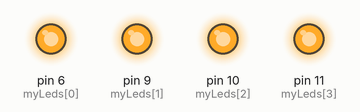
A sketch run on a simulated Arduino Uno, built with avr-gcc and run on an emulated ATmega328P. On the bench: output pins drawn as LEDs (lit = HIGH).

Above: at 0.1 s.
At 3.65 s:
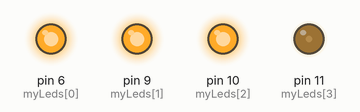
At 7.33 s:
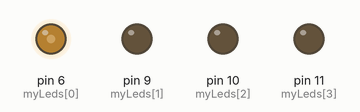
At 14.33 s:
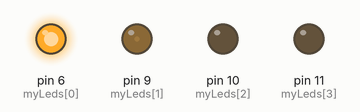
At 28.6 s:
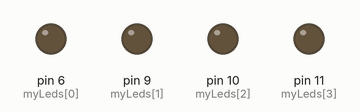
At 38.44 s:
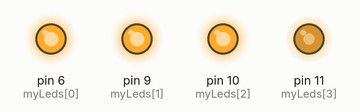
Timing chart, 0 to 40.0 s (numbered marks = the images above):
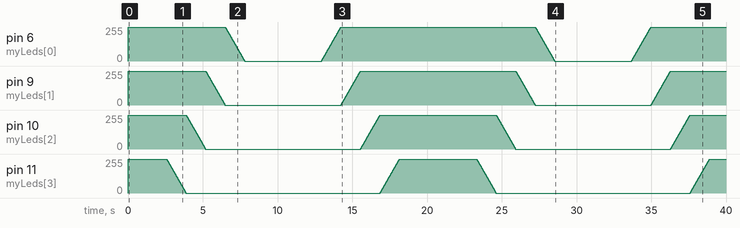

The sketch:

sketch_dec04a.ino
```cpp
// A simple sketch that turns on the LEDs gradually.
// If the input value is greater than 767 the light is set to the maximum.
// If the input value is less than 255 the light is off.
// n^2 LEDs are required.

int myLeds[] = {6, 9, 10, 11};
int size = sizeof(myLeds) / sizeof(int);
int maxVal = 512 / size;
float divider = (float) 2 / size;
float val = 0;
bool go = true;
int intensity = 0;

void setup() {
  Serial.begin(9600);
  for (int i = 0; i < size; i++) {
    pinMode(myLeds[i], OUTPUT);
  }
}

void loop() {
//  val = 1023 - analogRead(0) + 1;
  val = 1023 - intensity + 1;
//  Serial.println(val);

  if (val < 256)
    for (int i = 0; i < size; i++)
        analogWrite(myLeds[i], 0);
  else if (val > 768)
    for (int i = 0; i < size; i++)
        analogWrite(myLeds[i], 255);
  else {
    val -= 256;
    for (int i = 0; i < size; i++) {
      if (val >= maxVal)
        analogWrite(myLeds[i], 255);
      else if (val <= 1)
        analogWrite(myLeds[i], 0);
      else
        analogWrite(myLeds[i], (val / divider) - 1);
      val -= maxVal;
    }
  }

  if (go)
    intensity++;
  else
    intensity--;
  if (intensity == 1023 || intensity == 0)
    go = !go;

  delay(10);
}
```
